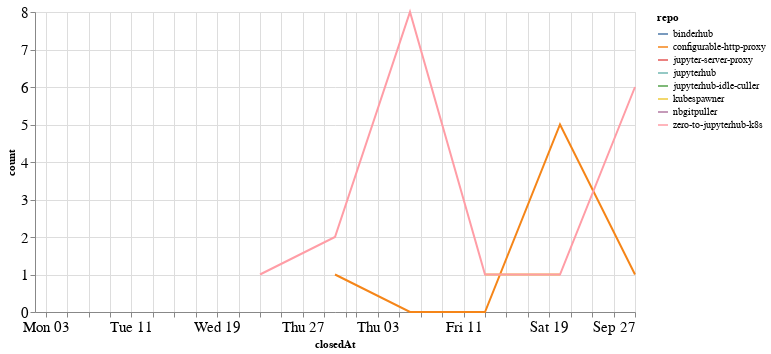

Source (notebook cell):
### Code cell
closed_by_time = closed_by.groupby('repo').resample('W', on='closedAt').count()['author'].reset_index()
closed_by_time = closed_by_time.rename(columns={'author': 'count'})

alt.Chart(closed_by_time, width=600).mark_line().encode(
    x='closedAt',
    y='count',
    color='repo',
    tooltip="repo"
)

### Figure 1 — Vega-Lite specification as saved in the notebook (floating-point values rounded to 4 significant figures)
{"config": {"axisLeft": {"labelFontSize": 15}, "axisBottom": {"labelFontSize": 15}}, "data": {"name": "data-d4100d026ad0246c0b8276a16ebb849f"}, "mark": "line", "encoding": {"color": {"type": "nominal", "field": "repo"}, "tooltip": {"type": "nominal", "field": "repo"}, "x": {"type": "temporal", "field": "closedAt"}, "y": {"type": "quantitative", "field": "count"}}, "width": 600, "$schema": "https://vega.github.io/schema/vega-lite/v4.8.1.json", "datasets": {"data-d4100d026ad0246c0b8276a16ebb849f": [{"repo": "binderhub", "closedAt": "2020-08-23T00:00:00", "count": 1}, {"repo": "configurable-http-proxy", "closedAt": "2020-08-30T00:00:00", "count": 1}, {"repo": "configurable-http-proxy", "closedAt": "2020-09-06T00:00:00", "count": 0}, {"repo": "configurable-http-proxy", "closedAt": "2020-09-13T00:00:00", "count": 0}, {"repo": "configurable-http-proxy", "closedAt": "2020-09-20T00:00:00", "count": 5}, {"repo": "configurable-http-proxy", "closedAt": "2020-09-27T00:00:00", "count": 1}, {"repo": "jupyter-server-proxy", "closedAt": "2020-08-02T00:00:00", "count": 1}, {"repo": "jupyterhub", "closedAt": "2020-08-23T00:00:00", "count": 1}, {"repo": "jupyterhub-idle-culler", "closedAt": "2020-08-23T00:00:00", "count": 1}, {"repo": "kubespawner", "closedAt": "2020-09-13T00:00:00", "count": 1}, {"repo": "kubespawner", "closedAt": "2020-09-20T00:00:00", "count": 1}, {"repo": "nbgitpuller", "closedAt": "2020-08-02T00:00:00", "count": 4}, {"repo": "zero-to-jupyterhub-k8s", "closedAt": "2020-08-23T00:00:00", "count": 1}, {"repo": "zero-to-jupyterhub-k8s", "closedAt": "2020-08-30T00:00:00", "count": 2}, {"repo": "zero-to-jupyterhub-k8s", "closedAt": "2020-09-06T00:00:00", "count": 8}, {"repo": "zero-to-jupyterhub-k8s", "closedAt": "2020-09-13T00:00:00", "count": 1}, {"repo": "zero-to-jupyterhub-k8s", "closedAt": "2020-09-20T00:00:00", "count": 1}, {"repo": "zero-to-jupyterhub-k8s", "closedAt": "2020-09-27T00:00:00", "count": 6}]}}
